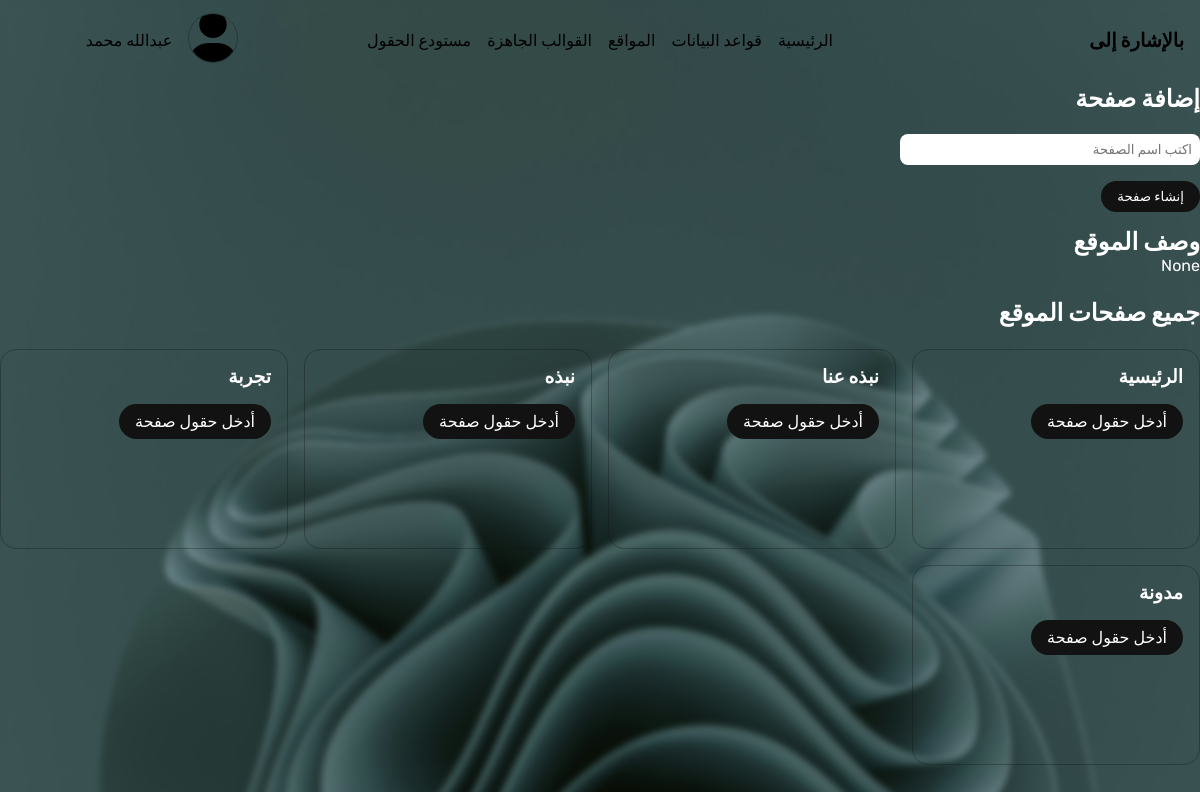
Page /v3/2/ on the committed database.
### v3/models.py (models this page shows, shortened)
class Website(models.Model):
    name = models.CharField(max_length=200)
    url = models.URLField(verbose_name="رابط الموقع")
    db_type = models.ForeignKey(DbType, related_name='websites', on_delete=models.CASCADE, null=True, blank=True)
    description = models.TextField(null=True, blank=True)
    def __str__(self):
        return self.name
    class Meta:
        db_table = ''
        managed = True
        verbose_name = 'Website'
        verbose_name_plural = 'Websites'

class Page(models.Model):
    website = models.ForeignKey('Website', related_name='pages', on_delete=models.CASCADE)
    name = models.CharField(max_length=200 )
    class Meta:
        db_table = ''
        managed = True
        verbose_name = 'Page'
        verbose_name_plural = 'Pages'

### v3/views.py (the view, shortened to what this page needs)
# urls.py: path("<int:id>/", website_details, name="website-details"),
def website_details(request, id):
    website = get_object_or_404(Website, id=id)
    context ={
        'website': website,
    }
    return render(request, 'v3/website-details.html', context)

### v3/templates/v3/website-details.html (shortened to what this page needs)
{% extends 'base.html' %}
{% load static %}
{% block stylesheets %}
<link rel="stylesheet" href="{% static 'css/old-main.css' %}">
{% endblock stylesheets %}
{% block content %}
<section>
    <div class="container">
        <div class="section__heading">
            <h1>إضافة صفحة</h1>
            <form action="" method="post">
                <div class="field">
                    <input type="text" name="page-name-input" required placeholder="اكتب اسم الصفحة">
                </div>
                <button type="submit" class="btn btn-solid-dark">إنشاء صفحة</button>
            </form>
        </div>
    </div>
</section>
<section>
    <div class="container">
        <h1>وصف الموقع</h1>
        <p>
            {{website.description}}
        </p>
    </div>
</section>
<br>
<section>
    <div class="container">
        <div class="section__heading">
            <h1>جميع صفحات الموقع</h1>
        </div>
        <div class="section__content">
            <div class="grid">
                {% for page in website.pages.all %}
                    <div class="col">
                        <h3>
                            {{page.name}}
                        </h3>
                        <a href="{% url 'v3:page-details' page.id %}" class="btn btn-solid-dark">أدخل حقول صفحة</a>
                    </div>
                {% endfor %}
            </div>
        </div>
    </div>
</section>
{% endblock content %}

### project/static/css/main.css (style rules this page uses)
* { padding: 0; margin:0; box-sizing: border-box; font-family: "Rubik"; }
a { color: #000; text-decoration: none; }
.container { margin: 0 auto; }
body { overflow-x: hidden; background-color: #fef0e5; margin-bottom: 1rem; }
section .section__heading { line-height: 1.6; margin-bottom: 1rem }
.grid { display: grid; grid-template-columns: repeat(auto-fit, minmax(250px, 1fr)); gap: 1rem; }
.grid .col { min-height: 200px; border-radius: 1rem; border: 1px solid #12121250; padding: 1rem; }
.btn { display: block; width: fit-content; padding: .5rem 1rem; border-radius: 2rem; margin-top: 1rem; outline: none; border: none; cursor: pointer; }
.btn-solid-dark { background: #121212; color: #fef0e5; }
input { display: block; }
@media (min-width: 1200px) { .container { width: 1100px; } }

### project/static/css/old-main.css (style rules this page uses)
* { padding: 0; margin: 0; box-sizing: border-box; }
body { background-size: cover; background-repeat: no-repeat; background-position: center center; min-height: 100vh; backdrop-filter: blur(3px); margin-bottom: 0 !important; }
h1, p { color: white; }
.btn { margin-top: 1rem; border-radius: 3rem; }
input ,select { width: 300px; max-width: 100%; }
input { padding: .2rem .4rem ; border-radius: 1rem; outline: none; border: none; }
.btn-solid-dark { background: #121212; color: white; }
.container { margin: 0 auto; }
@media (min-width: 1200px) { .container { width: 1200px; } }

### rows in the picture
Website: description "None"
Page: name "الرئيسية"
Page: name "نبذه عنا"
Page: name "نبذه"
Page: name "تجربة"
Page: name "مدونة"
